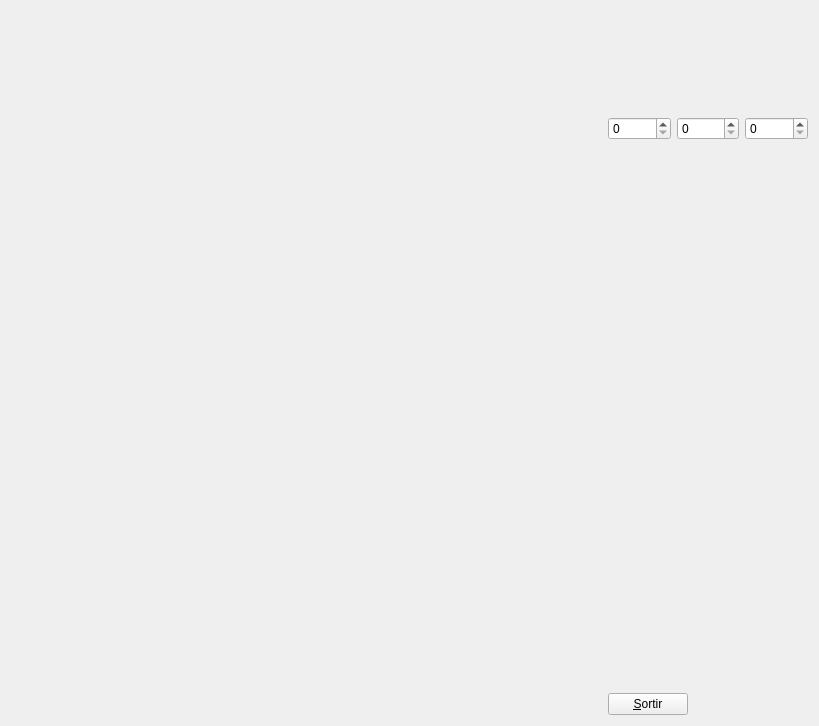
<?xml version="1.0" encoding="UTF-8"?>
<ui version="4.0">
 <class>MyForm</class>
 <widget class="QWidget" name="MyForm">
  <property name="geometry">
   <rect>
    <x>0</x>
    <y>0</y>
    <width>819</width>
    <height>726</height>
   </rect>
  </property>
  <property name="windowTitle">
   <string>IDI-Lab</string>
  </property>
  <layout class="QHBoxLayout" name="horizontalLayout">
   <item>
    <widget class="MyGLWidget" name="widget" native="true">
     <property name="sizePolicy">
      <sizepolicy hsizetype="Expanding" vsizetype="Expanding">
       <horstretch>0</horstretch>
       <verstretch>0</verstretch>
      </sizepolicy>
     </property>
     <property name="minimumSize">
      <size>
       <width>50</width>
       <height>50</height>
      </size>
     </property>
    </widget>
   </item>
   <item>
    <layout class="QVBoxLayout" name="verticalLayout">
     <item>
      <widget class="MyLabel" name="label">
       <property name="minimumSize">
        <size>
         <width>200</width>
         <height>100</height>
        </size>
       </property>
       <property name="text">
        <string/>
       </property>
      </widget>
     </item>
     <item>
      <layout class="QHBoxLayout" name="horizontalLayout_2">
       <item>
        <widget class="QSpinBox" name="spinBox_2">
         <property name="maximum">
          <number>255</number>
         </property>
        </widget>
       </item>
       <item>
        <widget class="QSpinBox" name="spinBox_3">
         <property name="maximum">
          <number>255</number>
         </property>
        </widget>
       </item>
       <item>
        <widget class="QSpinBox" name="spinBox">
         <property name="maximumSize">
          <size>
           <width>16777215</width>
           <height>16777215</height>
          </size>
         </property>
         <property name="maximum">
          <number>255</number>
         </property>
        </widget>
       </item>
      </layout>
     </item>
     <item>
      <spacer name="verticalSpacer">
       <property name="orientation">
        <enum>Qt::Vertical</enum>
       </property>
       <property name="sizeHint" stdset="0">
        <size>
         <width>20</width>
         <height>40</height>
        </size>
       </property>
      </spacer>
     </item>
     <item>
      <widget class="QPushButton" name="pushButton">
       <property name="sizePolicy">
        <sizepolicy hsizetype="Fixed" vsizetype="Fixed">
         <horstretch>0</horstretch>
         <verstretch>0</verstretch>
        </sizepolicy>
       </property>
       <property name="text">
        <string>&amp;Sortir</string>
       </property>
      </widget>
     </item>
    </layout>
   </item>
  </layout>
 </widget>
 <customwidgets>
  <customwidget>
   <class>MyGLWidget</class>
   <extends>QWidget</extends>
   <header>MyGLWidget.h</header>
   <container>1</container>
   <slots>
    <signal>setPsi(int)</signal>
    <signal>setTheta(int)</signal>
    <slot>zoom(int)</slot>
    <slot>lego()</slot>
    <slot>optica()</slot>
    <slot>changeEscala(int)</slot>
    <slot>changePsi(int)</slot>
    <slot>changeTheta(int)</slot>
    <slot>setColorTerra(int,int,int)</slot>
   </slots>
  </customwidget>
  <customwidget>
   <class>MyLabel</class>
   <extends>QLabel</extends>
   <header location="global">MyLabel.h</header>
   <slots>
    <signal>envia_background(int,int,int)</signal>
    <slot>set_r(int)</slot>
    <slot>set_g(int)</slot>
    <slot>set_b(int)</slot>
   </slots>
  </customwidget>
 </customwidgets>
 <resources/>
 <connections>
  <connection>
   <sender>pushButton</sender>
   <signal>clicked()</signal>
   <receiver>MyForm</receiver>
   <slot>close()</slot>
   <hints>
    <hint type="sourcelabel">
     <x>656</x>
     <y>715</y>
    </hint>
    <hint type="destinationlabel">
     <x>810</x>
     <y>660</y>
    </hint>
   </hints>
  </connection>
  <connection>
   <sender>spinBox_2</sender>
   <signal>valueChanged(int)</signal>
   <receiver>label</receiver>
   <slot>set_r(int)</slot>
   <hints>
    <hint type="sourcelabel">
     <x>632</x>
     <y>123</y>
    </hint>
    <hint type="destinationlabel">
     <x>634</x>
     <y>56</y>
    </hint>
   </hints>
  </connection>
  <connection>
   <sender>spinBox_3</sender>
   <signal>valueChanged(int)</signal>
   <receiver>label</receiver>
   <slot>set_g(int)</slot>
   <hints>
    <hint type="sourcelabel">
     <x>688</x>
     <y>124</y>
    </hint>
    <hint type="destinationlabel">
     <x>687</x>
     <y>72</y>
    </hint>
   </hints>
  </connection>
  <connection>
   <sender>spinBox</sender>
   <signal>valueChanged(int)</signal>
   <receiver>label</receiver>
   <slot>set_b(int)</slot>
   <hints>
    <hint type="sourcelabel">
     <x>777</x>
     <y>139</y>
    </hint>
    <hint type="destinationlabel">
     <x>767</x>
     <y>81</y>
    </hint>
   </hints>
  </connection>
  <connection>
   <sender>label</sender>
   <signal>envia_background(int,int,int)</signal>
   <receiver>widget</receiver>
   <slot>setColorTerra(int,int,int)</slot>
   <hints>
    <hint type="sourcelabel">
     <x>626</x>
     <y>19</y>
    </hint>
    <hint type="destinationlabel">
     <x>555</x>
     <y>21</y>
    </hint>
   </hints>
  </connection>
 </connections>
</ui>
